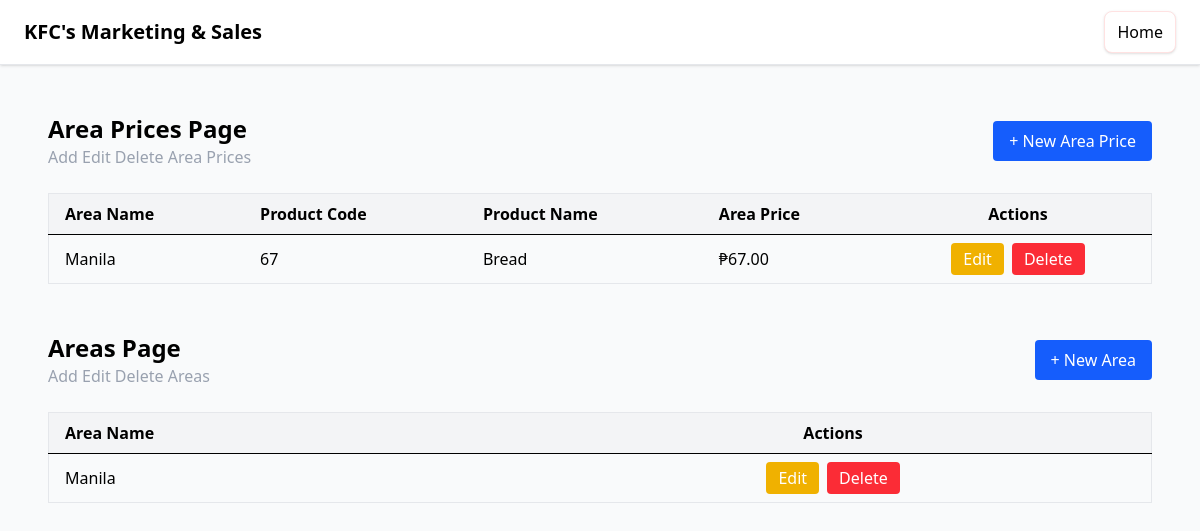
/area_prices/, run on an earlier commit of the app's database.
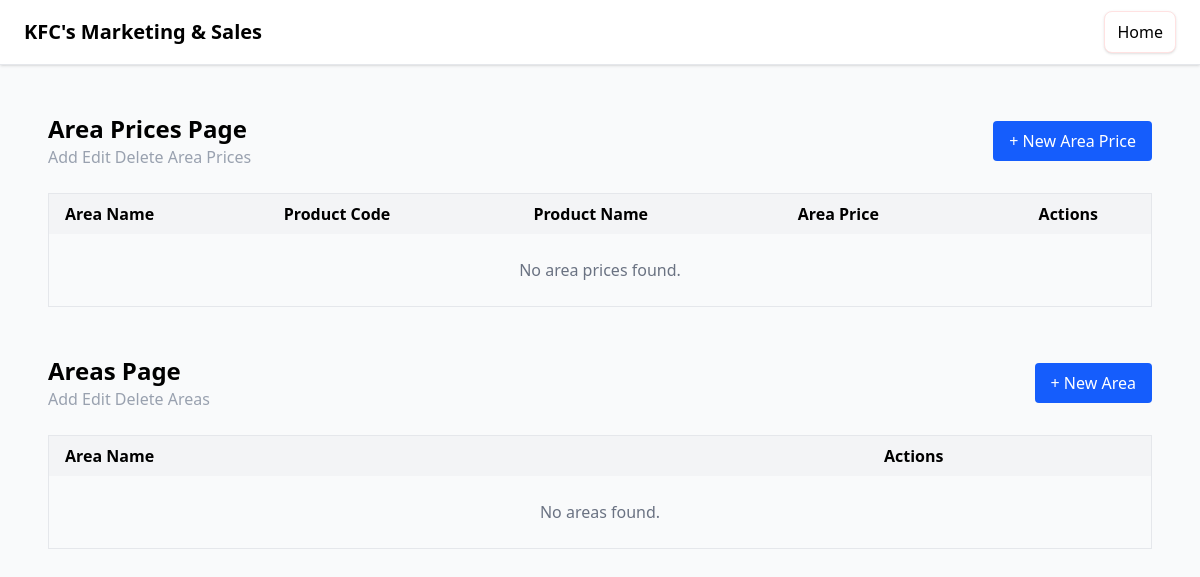
And on a later commit of the database.
### area_prices/models.py (models this page shows, shortened)
class AreaPrice(models.Model):
  area_price_id = models.BigAutoField(primary_key=True)
  area_name = models.ForeignKey(Area, on_delete=models.CASCADE)
  product_name = models.ForeignKey(Product, on_delete=models.CASCADE)
  area_price = models.DecimalField(max_digits=10, decimal_places=2, default=Decimal('0.00'))

class Area(models.Model):
  area_id = models.BigAutoField(primary_key=True)
  area_name = models.CharField(max_length=255)
  class Meta:
    ordering = ['area_name']

### products/models.py (models this page shows, shortened)
class Product(models.Model):
  product_id = models.BigAutoField(primary_key=True)
  product_code = models.CharField(max_length=255, )
  product_name = models.CharField(max_length=255, )
  factory_price = models.DecimalField(max_digits=10, decimal_places=2)
  shelf_life = models.CharField(max_length=255, )
  product_packaging = models.CharField(max_length=255, )
  discontinued = models.BooleanField(default=False)
  class Meta:
    ordering = ['product_name']

### area_prices/views.py (the view)
# urls.py: path('', views.area_price_list, name='area_price_list'),
def area_price_list(request):
  area_prices = AreaPrice.objects.all()
  areas = Area.objects.all()
  return render(request, 'area_prices/home.html', {
    'area_prices': area_prices,
    'areas': areas,
    })

### templates/area_prices/home.html
{% extends 'base.html' %}
{% block content %}
<div class="p-6 space-y-6">
  {% include 'area_prices/components/header.html' %}
  {% include 'area_prices/components/list.html' %}
</div>
<div class="p-6 space-y-6">
  {% include 'area_prices/components/area/components/header.html' %}
  {% include 'area_prices/components/area/components/list.html' %}
</div>
{% endblock content %}

### templates/area_prices/components/list.html
<div class="overflow-x-auto">
  <table class="min-w-full border border-gray-200 rounded-lg">
    <thead class="bg-gray-100">
      <tr>
        <th class="px-4 py-2 text-left">Area Name</th>
        <th class="px-4 py-2 text-left">Product Code</th>
        <th class="px-4 py-2 text-left">Product Name</th>
        <th class="px-4 py-2 text-left">Area Price</th>
        <th class="px-4 py-2 text-center">Actions</th>
      </tr>
    </thead>
    <tbody>
      {% for area_price in area_prices %}
      <tr class="border-t hover:bg-gray-50">
        <td class="px-4 py-2">
          {{ area_price.area_name.area_name }}
        </td>
        <td class="px-4 py-2">
          {{ area_price.product_name.product_code }}
        </td>
        <td class="px-4 py-2">
          {{ area_price.product_name.product_name }}
        </td>
        <td class="px-4 py-2">
          ₱{{ area_price.area_price }}
        </td>
        <td class="px-4 py-2">
          <div class="flex justify-center gap-2">
            <a
              href="{% url 'area_price_edit' area_price.area_price_id %}"
              class="rounded bg-yellow-500 px-3 py-1 text-white hover:bg-yellow-600"
            >
              Edit
            </a>
            <a
              href="{% url 'area_price_delete' area_price.area_price_id %}"
              class="rounded bg-red-500 px-3 py-1 text-white hover:bg-red-600"
            >
              Delete
            </a>
          </div>
        </td>
      </tr>
      {% empty %}
      <tr>
        <td colspan="7" class="px-4 py-6 text-center text-gray-500">
          No area prices found.
        </td>
      </tr>
      {% endfor %}
    </tbody>
  </table>
</div>

### templates/area_prices/components/area/components/list.html
<div class="overflow-x-auto">
  <table class="min-w-full border border-gray-200 rounded-lg">
    <thead class="bg-gray-100">
      <tr>
        <th class="px-4 py-2 text-left">Area Name</th>
        <th class="px-4 py-2 text-center">Actions</th>
      </tr>
    </thead>
    <tbody>
      {% for area in areas %}
      <tr class="border-t hover:bg-gray-50">
        <td class="px-4 py-2">
          {{ area.area_name }}
        </td>
        <td class="px-4 py-2">
          <div class="flex justify-center gap-2">
            <a
              href="{% url 'area_edit' area.area_id %}"
              class="rounded bg-yellow-500 px-3 py-1 text-white hover:bg-yellow-600"
            >
              Edit
            </a>
            <a
              href="{% url 'area_delete' area.area_id %}"
              class="rounded bg-red-500 px-3 py-1 text-white hover:bg-red-600"
            >
              Delete
            </a>
          </div>
        </td>
      </tr>
      {% empty %}
      <tr>
        <td colspan="7" class="px-4 py-6 text-center text-gray-500">
          No areas found.
        </td>
      </tr>
      {% endfor %}
    </tbody>
  </table>
</div>

What changed in the data, as far as the page shows it:
removed AreaPrice: area_name.area_name "Manila", product_name.product_code "67", product_name.product_name "Bread", area_price "67.00"
removed Area: area_name "Manila"
Also different on the page:
text now shown: "No area prices found. No areas found."
